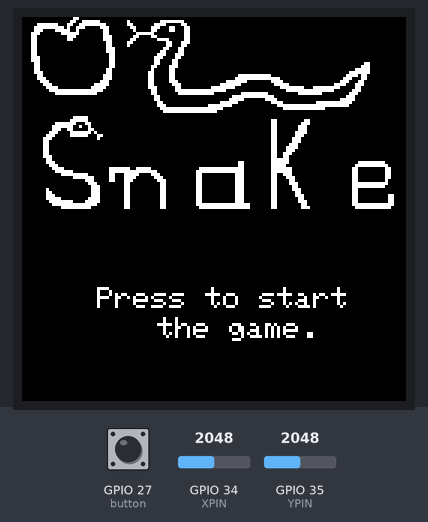
A program run on a simulated ESP32. Parts: 128×128 colour display. Inputs (shaded band) come from the test bench; at power-on: GPIO 27 (button) HIGH, GPIO 35 (YPIN) = 2048, GPIO 34 (XPIN) = 2048. Random numbers use the default seed unless the program sets one.

Above: at 1.8 s.
1.9 s: GPIO 27 (button) pulled LOW for 0.15 s
At 2.19 s:
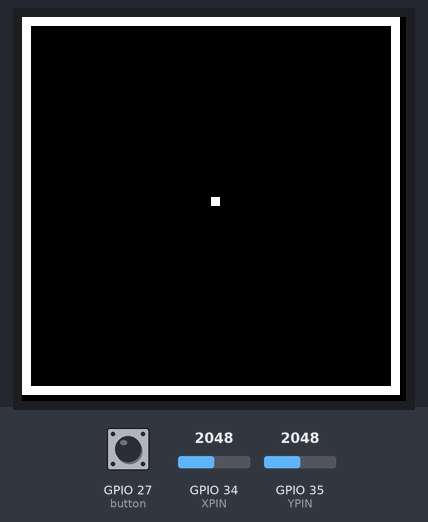
2.6 s: GPIO 35 (YPIN) set to 2866
At 2.98 s:
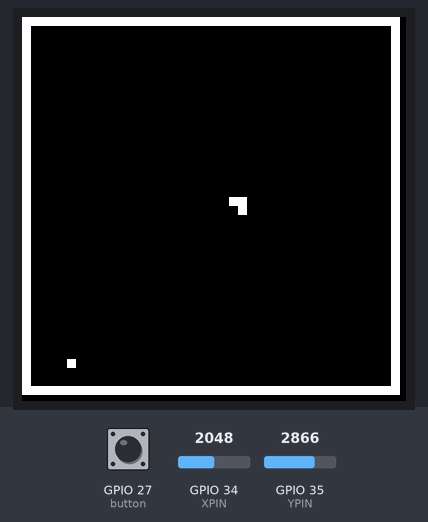
5.6 s: GPIO 34 (XPIN) set to 1290
8.5 s: GPIO 34 (XPIN) set to 1193
10.0 s: GPIO 27 (button) pulled LOW for 1 s
At 10.49 s:
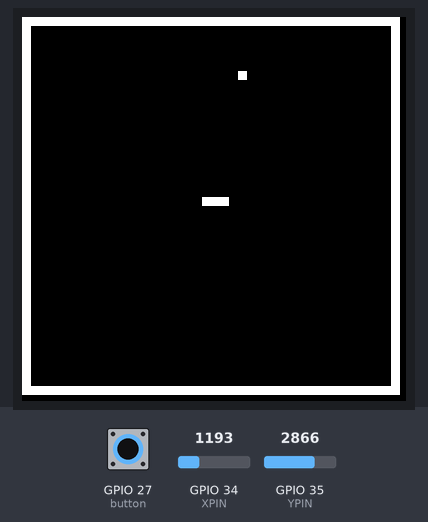
11.6 s: GPIO 35 (YPIN) set to 3603
At 12.06 s:
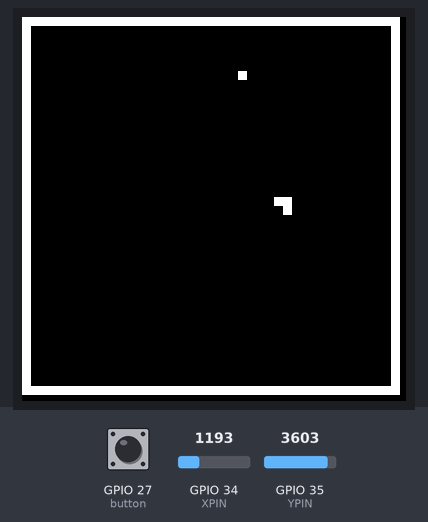
Timing chart, 0 to 14.4 s (numbered marks = the images above; inputs shaded):
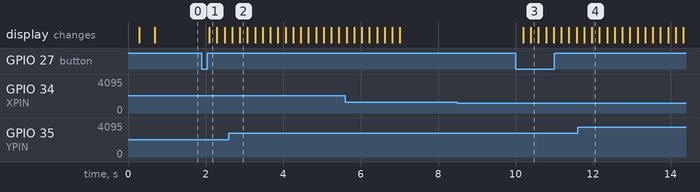

The program:

main.cpp
```cpp
#include <Adafruit_GFX.h>
#include <Adafruit_SSD1327.h>
#include <Arduino.h>

#define OLED_CLK 18
#define OLED_MOSI 23
#define OLED_CS 5
#define OLED_DC 32
#define OLED_RESET -1
#define XPIN 34
#define YPIN 35
#define button 27
#define DEBOUNCE_TIME 50
#define XPOSScreen 0
#define YPOSScreen 1
#define DELTAY 2

int xPos, yPos, xMap = 0, yMap = 0, xSnPos = 20, ySnPos = 20, dir = 0, xRng,
                yRng, SnakeLeng = 3, Score = 0, gameFrames = 0;
bool newFrame = true, AppleState = false, isGameStarted = false,
     isSnakeDead = false;
unsigned long button_time = 0, last_button_time = 0;

static const unsigned char PROGMEM logo16_glcd_bmp[] = {
    0x00, 0x00, 0x60, 0x00, 0x00, 0x00, 0x00, 0x00, 0x00, 0x00, 0x00, 0x00,
    0x00, 0x00, 0x00, 0x00, 0x00, 0x00, 0xcf, 0xc0, 0x10, 0x03, 0xfc, 0x00,
    0x00, 0x00, 0x00, 0x00, 0x00, 0x00, 0x00, 0x00, 0x07, 0xf1, 0x9f, 0xf0,
    0x18, 0x0f, 0x06, 0x00, 0x00, 0x00, 0x00, 0x00, 0x00, 0x00, 0x00, 0x00,
    0x0f, 0xfd, 0x38, 0x38, 0x0c, 0x1c, 0x63, 0x00, 0x00, 0x00, 0x00, 0x00,
    0x00, 0x00, 0x00, 0x00, 0x0e, 0x1f, 0x20, 0x18, 0x04, 0x18, 0x63, 0x00,
    0x00, 0x00, 0x00, 0x00, 0x00, 0x00, 0x00, 0x00, 0x1c, 0x07, 0xe0, 0x18,
    0x03, 0xf0, 0x03, 0x00, 0x00, 0x00, 0x00, 0x00, 0x00, 0x00, 0x00, 0x00,
    0x18, 0x01, 0xc0, 0x1c, 0x06, 0x18, 0x03, 0x00, 0x00, 0x00, 0x00, 0x00,
    0x00, 0x00, 0x00, 0x00, 0x18, 0x01, 0x80, 0x1c, 0x0c, 0x07, 0x83, 0x00,
    0x00, 0x00, 0x00, 0x00, 0x00, 0x00, 0x00, 0x00, 0x18, 0x00, 0x00, 0x0c,
    0x18, 0x00, 0xc7, 0x00, 0x00, 0x00, 0x00, 0x00, 0x00, 0x00, 0x00, 0x00,
    0x18, 0x00, 0x00, 0x0c, 0x10, 0x00, 0xc6, 0x00, 0x00, 0x00, 0x00, 0x00,
    0x00, 0x00, 0x00, 0x00, 0x18, 0x00, 0x00, 0x0e, 0x00, 0x01, 0x8c, 0x00,
    0x00, 0x00, 0x00, 0x00, 0x00, 0x00, 0x00, 0x00, 0x18, 0x00, 0x00, 0x0e,
    0x00, 0x03, 0x0c, 0x00, 0x00, 0x00, 0x00, 0x00, 0x00, 0x00, 0x00, 0x00,
    0x18, 0x00, 0x00, 0x06, 0x00, 0x07, 0x1c, 0x00, 0x00, 0x00, 0x00, 0x00,
    0x00, 0x00, 0x00, 0x00, 0x1c, 0x00, 0x00, 0x06, 0x00, 0x0e, 0x18, 0x00,
    0x00, 0x00, 0x00, 0x00, 0x00, 0x00, 0x00, 0x00, 0x1c, 0x00, 0x00, 0x06,
    0x00, 0x0c, 0x30, 0x00, 0x00, 0x00, 0x00, 0x00, 0x00, 0x00, 0x00, 0x00,
    0x0c, 0x00, 0x00, 0x06, 0x00, 0x0c, 0x30, 0x00, 0x00, 0x00, 0x00, 0x00,
    0x00, 0x00, 0x30, 0x00, 0x0c, 0x00, 0x00, 0x06, 0x00, 0x18, 0x70, 0x00,
    0x00, 0x00, 0x00, 0x00, 0x00, 0x00, 0x70, 0x00, 0x0c, 0x00, 0x00, 0x0c,
    0x00, 0x10, 0x60, 0x00, 0x00, 0x00, 0x00, 0x00, 0x00, 0x01, 0xf0, 0x00,
    0x0e, 0x00, 0x00, 0x0c, 0x00, 0x30, 0x60, 0x00, 0x00, 0x00, 0x00, 0x00,
    0x00, 0x07, 0xf0, 0x00, 0x06, 0x00, 0x00, 0x1c, 0x00, 0x30, 0x60, 0x00,
    0x00, 0xff, 0xe0, 0x00, 0x00, 0x0f, 0x60, 0x00, 0x07, 0x00, 0x00, 0x1c,
    0x00, 0x30, 0x60, 0x00, 0x01, 0xff, 0xfc, 0x00, 0x00, 0x1c, 0x60, 0x00,
    0x03, 0x80, 0x00, 0x38, 0x00, 0x30, 0x70, 0x00, 0x0f, 0xe0, 0x1e, 0x00,
    0x00, 0x38, 0xc0, 0x00, 0x01, 0xc0, 0x00, 0xf8, 0x00, 0x30, 0x38, 0x00,
    0x3f, 0x80, 0x0f, 0x80, 0x00, 0xf1, 0xc0, 0x00, 0x00, 0xf0, 0x01, 0xf0,
    0x00, 0x38, 0x18, 0x01, 0xfe, 0x00, 0x03, 0xfc, 0x7f, 0xc1, 0x80, 0x00,
    0x00, 0x7f, 0xff, 0xe0, 0x00, 0x18, 0x1f, 0xff, 0xf0, 0x00, 0x00, 0xff,
    0xff, 0x03, 0x80, 0x00, 0x00, 0x1f, 0xff, 0x80, 0x00, 0x18, 0x0f, 0xff,
    0x00, 0x7f, 0xc0, 0x0f, 0xf0, 0x07, 0x00, 0x00, 0x00, 0x00, 0x00, 0x00,
    0x00, 0x0c, 0x00, 0x00, 0x03, 0xff, 0xf0, 0x00, 0x00, 0x0e, 0x00, 0x00,
    0x00, 0x00, 0x00, 0x00, 0x00, 0x0c, 0x00, 0x00, 0x07, 0xc0, 0x78, 0x00,
    0x00, 0x3e, 0x00, 0x00, 0x00, 0x00, 0x00, 0x00, 0x00, 0x06, 0x00, 0x00,
    0x3f, 0x00, 0x1e, 0x00, 0x3f, 0xfc, 0x00, 0x00, 0x00, 0x00, 0x00, 0x00,
    0x00, 0x07, 0x00, 0x03, 0xfc, 0x00, 0x07, 0xff, 0xff, 0xf8, 0x00, 0x00,
    0x00, 0x00, 0x00, 0x00, 0x00, 0x03, 0xff, 0xff, 0xe0, 0x00, 0x01, 0xff,
    0xf8, 0x00, 0x00, 0x00, 0x00, 0x00, 0x00, 0x00, 0x00, 0x01, 0xff, 0xff,
    0x80, 0x00, 0x00, 0x00, 0x00, 0x00, 0x00, 0x00, 0x00, 0x00, 0x00, 0x00,
    0x00, 0x00, 0x00, 0x00, 0x00, 0x00, 0x00, 0x00, 0x00, 0x00, 0x00, 0x00,
    0x00, 0x00, 0x7c, 0x00, 0x00, 0x00, 0x00, 0x00, 0x00, 0x00, 0x00, 0x00,
    0x00, 0x00, 0x00, 0x00, 0x00, 0x00, 0xfc, 0x00, 0x00, 0x00, 0x00, 0x00,
    0x00, 0x00, 0x18, 0x03, 0x00, 0x00, 0x00, 0x00, 0x00, 0x1f, 0xc6, 0x00,
    0x00, 0x00, 0x00, 0x00, 0x00, 0x00, 0x18, 0x07, 0x00, 0x00, 0x00, 0x00,
    0x00, 0x3f, 0x92, 0x00, 0x00, 0x00, 0x00, 0x00, 0x00, 0x00, 0x18, 0x0e,
    0x00, 0x00, 0x00, 0x00, 0x00, 0x39, 0x83, 0x00, 0x00, 0x00, 0x00, 0x00,
    0x00, 0x00, 0x18, 0x0e, 0x00, 0x00, 0x00, 0x00, 0x00, 0x70, 0xfe, 0x80,
    0x00, 0x00, 0x00, 0x00, 0x00, 0x00, 0x18, 0x1e, 0x00, 0x00, 0x00, 0x00,
    0x00, 0xe0, 0xfc, 0x60, 0x00, 0x00, 0x00, 0x00, 0x00, 0x00, 0x18, 0x1c,
    0x00, 0x00, 0x00, 0x00, 0x01, 0xc0, 0x00, 0x40, 0x00, 0x00, 0x00, 0x00,
    0x00, 0x00, 0x18, 0x38, 0x00, 0x00, 0x00, 0x00, 0x01, 0x80, 0x00, 0x00,
    0x00, 0x00, 0x00, 0x00, 0x00, 0x00, 0x18, 0x38, 0x00, 0x00, 0x00, 0x00,
    0x01, 0x80, 0x00, 0x00, 0x00, 0x00, 0x00, 0x00, 0x00, 0x00, 0x18, 0x70,
    0x00, 0x00, 0x00, 0x00, 0x01, 0x80, 0x00, 0x00, 0x00, 0x00, 0x00, 0x00,
    0x00, 0x00, 0x18, 0xf0, 0x00, 0x00, 0x00, 0x00, 0x01, 0x80, 0x00, 0x00,
    0x00, 0x00, 0x00, 0x00, 0x00, 0x00, 0x18, 0xe0, 0x00, 0x00, 0x00, 0x00,
    0x01, 0x80, 0x00, 0x00, 0x00, 0x00, 0x00, 0x00, 0x00, 0x00, 0x19, 0xc0,
    0x00, 0x00, 0x00, 0x00, 0x01, 0xc0, 0x00, 0x00, 0x00, 0x00, 0x00, 0x00,
    0x00, 0x00, 0x19, 0x80, 0x00, 0x00, 0x00, 0x00, 0x00, 0xc0, 0x00, 0x00,
    0x00, 0x00, 0x00, 0x00, 0x00, 0x00, 0x1f, 0x80, 0x00, 0x00, 0x00, 0x00,
    0x00, 0xe0, 0x00, 0x00, 0x00, 0x00, 0x00, 0x00, 0x00, 0xc0, 0x1f, 0x80,
    0x00, 0x00, 0xff, 0x80, 0x00, 0x70, 0x00, 0x00, 0x00, 0x00, 0x00, 0x00,
    0x00, 0xc0, 0x1f, 0x00, 0x00, 0x01, 0xff, 0xc0, 0x00, 0x3c, 0x00, 0x07,
    0xf3, 0xe0, 0x00, 0x1f, 0xff, 0xc0, 0x1f, 0xc0, 0x00, 0x03, 0x00, 0x60,
    0x00, 0x1f, 0x80, 0x07, 0xff, 0xf8, 0x00, 0x3f, 0xff, 0xc0, 0x1f, 0xc0,
    0x00, 0x03, 0x00, 0x60, 0x00, 0x07, 0xfc, 0x06, 0x3e, 0x1c, 0x00, 0x30,
    0x01, 0xc0, 0x19, 0xc0, 0x00, 0x03, 0x00, 0x60, 0x00, 0x00, 0x7f, 0x06,
    0x3c, 0x0e, 0x00, 0x30, 0x01, 0xc0, 0x18, 0xe0, 0x00, 0x03, 0x00, 0x60,
    0x00, 0x00, 0x07, 0x06, 0x38, 0x07, 0x00, 0x30, 0x01, 0xc0, 0x18, 0x60,
    0x00, 0x03, 0x00, 0x40, 0x00, 0x00, 0x03, 0x80, 0x30, 0x03, 0x00, 0x30,
    0x01, 0xc0, 0x18, 0x70, 0x00, 0x03, 0xff, 0xc0, 0x00, 0x00, 0x01, 0xc0,
    0x30, 0x03, 0x00, 0x30, 0x01, 0xc0, 0x18, 0x30, 0x00, 0x03, 0xff, 0x80,
    0x00, 0x80, 0x01, 0xc0, 0x30, 0x03, 0x00, 0x30, 0x01, 0xc0, 0x18, 0x38,
    0x00, 0x03, 0x00, 0x00, 0x00, 0xc0, 0x01, 0xc0, 0x30, 0x03, 0x00, 0x30,
    0x01, 0xc0, 0x18, 0x18, 0x00, 0x03, 0x00, 0x00, 0x00, 0xe0, 0x01, 0xc0,
    0x30, 0x03, 0x00, 0x30, 0x01, 0xc0, 0x18, 0x1c, 0x00, 0x03, 0x00, 0x30,
    0x00, 0xf8, 0x03, 0xc0, 0x30, 0x03, 0x00, 0x30, 0x01, 0xc0, 0x18, 0x0c,
    0x00, 0x03, 0x00, 0x30, 0x00, 0x7f, 0x87, 0xc0, 0x30, 0x03, 0x00, 0x30,
    0x01, 0xc0, 0x18, 0x0e, 0x00, 0x03, 0x00, 0x30, 0x00, 0x3f, 0xff, 0x80,
    0x30, 0x03, 0x00, 0x3f, 0xff, 0xf0, 0x18, 0x06, 0x00, 0x03, 0xff, 0xf0,
    0x00, 0x07, 0xfe, 0x00, 0x30, 0x03, 0x00, 0x1f, 0xff, 0xf0, 0x18, 0x07,
    0x00, 0x01, 0xff, 0xe0};

class Field {
public:
  bool isApple;
  bool isSnake = false;
  bool isBorder = false;
  int lifetime;
};

Adafruit_SSD1327 display(128, 128, &SPI, OLED_DC, OLED_RESET, OLED_CS);
Field board[42][42];
hw_timer_t *LoopTimer = NULL;

void IRAM_ATTR startstop() {
  button_time = millis();
  if (button_time - last_button_time > 250) {
    isGameStarted = true;
    last_button_time = button_time;
  }
}

void IRAM_ATTR onTimer() { newFrame = true; }

void setup() {
  attachInterrupt(button, startstop, FALLING);
  LoopTimer = timerBegin(0, 80, true);
  timerAttachInterrupt(LoopTimer, &onTimer, true);
  timerAlarmWrite(LoopTimer, 66666, true);
  timerAlarmEnable(LoopTimer);
  Serial.begin(921600);
  display.begin(0x3D);
  display.clearDisplay();
  display.display();
  display.setTextColor(SSD1327_WHITE);
  pinMode(XPIN, INPUT);
  pinMode(YPIN, INPUT);
  pinMode(button, INPUT_PULLUP);
  board[xSnPos][ySnPos].isSnake = true;
  for (int bor = 0; bor < 42; bor++) {
    board[0][bor].isBorder = true;
    board[41][bor].isBorder = true;
    board[bor][0].isBorder = true;
    board[bor][41].isBorder = true;
  }
  if (!isGameStarted) {
    display.clearDisplay();
    display.drawBitmap(0, 0, logo16_glcd_bmp, 128, 64, SSD1327_WHITE);
    display.setTextSize(1);
    display.setTextColor(SSD1327_WHITE);
    display.setCursor(25, 90);
    display.println("Press to start");
    display.setCursor(45, 100);
    display.println("the game.");
    display.display();
    display.clearDisplay();
  }
}

void loop() {
  if (isSnakeDead) {
    display.clearDisplay();
    display.drawBitmap(0, 0, logo16_glcd_bmp, 128, 64, SSD1327_WHITE);
    display.setTextSize(1);
    display.setTextColor(SSD1327_WHITE);
    display.setCursor(20, 90);
    display.println("Press to restart");
    display.setCursor(43, 100);
    display.println("the game.");
    display.setCursor(45, 120);
    display.println("Score: " + String(Score));
    display.display();
    display.clearDisplay();
    xSnPos = 20;
    ySnPos = 20;
    dir = 0;
    SnakeLeng = 3;
    Score = 0;
    gameFrames = 0;
    button_time = 0;
    last_button_time = 0;
    isSnakeDead = false;
    AppleState = false;
    for (int row = 0; row < 42; row++) {
      for (int col = 0; col < 42; col++) {
        board[row][col].isSnake = false;
        board[row][col].isApple = false;
      }
    }
    board[xSnPos][ySnPos].isSnake = true;
    board[ySnPos][xSnPos].lifetime = gameFrames + SnakeLeng;
  }
  if (isGameStarted) {
    xPos = analogRead(XPIN);
    yPos = analogRead(YPIN);
    xMap = map(xPos, 0, 4095, -512, 512);
    yMap = map(yPos, 0, 4095, 512, -512);
    if (yMap < 0 && -yMap >= abs(xMap)) {
      if (dir != 3) {
        dir = 1;
      }
    } else if (xMap > 0 && xMap >= abs(yMap)) {
      if (dir != 2) {
        dir = 0;
      }
    } else if (xMap < -100 && -xMap >= abs(yMap)) {
      if (dir != 0) {
        dir = 2;
      }
    } else if (yMap > 100 && yMap >= abs(xMap)) {
      if (dir != 1) {
        dir = 3;
      }
    }

    if (newFrame == true) {

      switch (dir) {
      case 0:
        xSnPos = xSnPos + 1;
        break;
      case 1:
        ySnPos = ySnPos + 1;
        break;
      case 2:
        xSnPos = xSnPos - 1;
        break;
      case 3:
        ySnPos = ySnPos - 1;
        break;
      }
      if (board[ySnPos][xSnPos].isSnake || board[ySnPos][xSnPos].isBorder) {
        isSnakeDead = true;
        isGameStarted = false;
      }
      board[ySnPos][xSnPos].isSnake = true;
      board[ySnPos][xSnPos].lifetime = gameFrames + SnakeLeng;

      for (int row = 0; row < 42; row++) {
        for (int col = 0; col < 42; col++) {
          if (board[row][col].isApple) {
            AppleState = true;
          }
          if (board[row][col].lifetime == gameFrames) {
            board[row][col].isSnake = false;
          }
        }
      }
      for (int row = 0; row < 42; row++) {
        for (int col = 0; col < 42; col++) {
          if (board[row][col].isApple && board[row][col].isSnake) {
            AppleState = false;
            SnakeLeng = SnakeLeng + 1;
            Score = Score + 1;
            board[row][col].isApple = false;

            for (int row = 0; row < 42; row++) {
              for (int col = 0; col < 42; col++) {
                if (board[row][col].isSnake == true) {
                  board[row][col].lifetime = board[row][col].lifetime + 1;
                }
              }
            }
          }
          if (board[row][col].isBorder) {
            display.drawRect(0, 0, 126, 126, SSD1327_WHITE);
            display.drawRect(1, 1, 124, 124, SSD1327_WHITE);
            display.drawRect(2, 2, 122, 122, SSD1327_WHITE);

          } else if (board[row][col].isSnake) {
            display.fillRect(col * 3, row * 3, 3, 3, SSD1327_WHITE);
            display.drawRect(col * 3, row * 3, 3, 3, SSD1327_WHITE);
          } else if (board[row][col].isApple) {
            display.fillRect(col * 3, row * 3, 3, 3, SSD1327_WHITE);
            display.drawRect(col * 3, row * 3, 3, 3, SSD1327_WHITE);
          }
        }
      }
      if (AppleState == false) {
        do {
          xRng = random(1, 40);
          yRng = random(1, 40);

        } while (board[xRng][yRng].isSnake != false);
        board[xRng][yRng].isApple = true;
        AppleState = true;
      }
      gameFrames = gameFrames + 1;
      newFrame = false;
      display.display();
      display.clearDisplay();
    }
  }
}
```

Measured:
- after the input at 1.9 s, the display: changes after 0.20 s (image 1)
- after the input at 8.5 s, every drawn part: stays the same
- after the input at 10.0 s, the display: first changes after 0.20 s (image 3 shows a later state)
